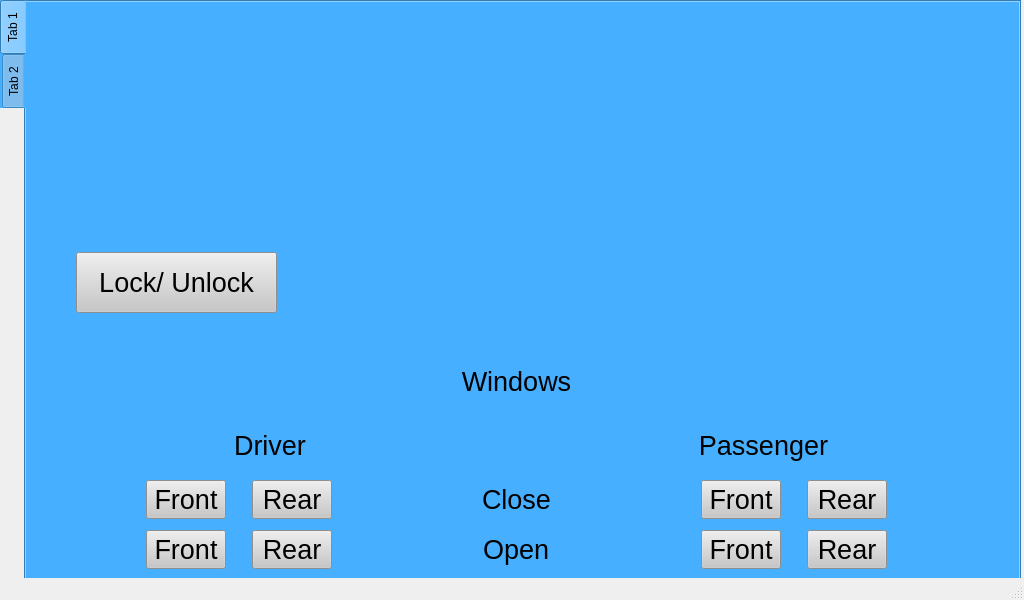
<?xml version="1.0" encoding="UTF-8"?>
<ui version="4.0">
 <class>MainWindow</class>
 <widget class="QMainWindow" name="MainWindow">
  <property name="geometry">
   <rect>
    <x>0</x>
    <y>0</y>
    <width>1024</width>
    <height>600</height>
   </rect>
  </property>
  <property name="windowTitle">
   <string>MainWindow</string>
  </property>
  <widget class="QWidget" name="centralwidget">
   <widget class="QTabWidget" name="tabWidget">
    <property name="geometry">
     <rect>
      <x>0</x>
      <y>0</y>
      <width>1021</width>
      <height>591</height>
     </rect>
    </property>
    <property name="styleSheet">
     <string notr="true">background-color: rgb(71, 175, 255);</string>
    </property>
    <property name="tabPosition">
     <enum>QTabWidget::West</enum>
    </property>
    <widget class="QWidget" name="tab">
     <attribute name="title">
      <string>Tab 1</string>
     </attribute>
     <widget class="QWidget" name="verticalLayoutWidget">
      <property name="geometry">
       <rect>
        <x>0</x>
        <y>350</y>
        <width>981</width>
        <height>217</height>
       </rect>
      </property>
      <layout class="QVBoxLayout" name="verticalLayout">
       <item>
        <widget class="QLabel" name="label">
         <property name="font">
          <font>
           <pointsize>20</pointsize>
          </font>
         </property>
         <property name="text">
          <string>Windows</string>
         </property>
         <property name="alignment">
          <set>Qt::AlignCenter</set>
         </property>
        </widget>
       </item>
       <item>
        <layout class="QHBoxLayout" name="horizontalLayout">
         <item>
          <widget class="QLabel" name="label_2">
           <property name="font">
            <font>
             <pointsize>20</pointsize>
            </font>
           </property>
           <property name="text">
            <string>Driver</string>
           </property>
           <property name="alignment">
            <set>Qt::AlignCenter</set>
           </property>
          </widget>
         </item>
         <item>
          <widget class="QLabel" name="label_3">
           <property name="font">
            <font>
             <pointsize>20</pointsize>
            </font>
           </property>
           <property name="text">
            <string>Passenger</string>
           </property>
           <property name="alignment">
            <set>Qt::AlignCenter</set>
           </property>
          </widget>
         </item>
        </layout>
       </item>
       <item>
        <layout class="QVBoxLayout" name="verticalLayout_3">
         <item>
          <layout class="QHBoxLayout" name="horizontalLayout_3">
           <item>
            <spacer name="horizontalSpacer_4">
             <property name="orientation">
              <enum>Qt::Horizontal</enum>
             </property>
             <property name="sizeType">
              <enum>QSizePolicy::Fixed</enum>
             </property>
             <property name="sizeHint" stdset="0">
              <size>
               <width>120</width>
               <height>20</height>
              </size>
             </property>
            </spacer>
           </item>
           <item>
            <widget class="QPushButton" name="FDClose">
             <property name="font">
              <font>
               <pointsize>20</pointsize>
              </font>
             </property>
             <property name="styleSheet">
              <string notr="true">background-color: rgb(199, 199, 199);</string>
             </property>
             <property name="text">
              <string>Front</string>
             </property>
            </widget>
           </item>
           <item>
            <spacer name="horizontalSpacer_9">
             <property name="orientation">
              <enum>Qt::Horizontal</enum>
             </property>
             <property name="sizeType">
              <enum>QSizePolicy::Fixed</enum>
             </property>
             <property name="sizeHint" stdset="0">
              <size>
               <width>20</width>
               <height>20</height>
              </size>
             </property>
            </spacer>
           </item>
           <item>
            <widget class="QPushButton" name="RDClose">
             <property name="font">
              <font>
               <pointsize>20</pointsize>
              </font>
             </property>
             <property name="styleSheet">
              <string notr="true">background-color: rgb(199, 199, 199);</string>
             </property>
             <property name="text">
              <string>Rear</string>
             </property>
            </widget>
           </item>
           <item>
            <spacer name="horizontalSpacer_5">
             <property name="orientation">
              <enum>Qt::Horizontal</enum>
             </property>
             <property name="sizeHint" stdset="0">
              <size>
               <width>40</width>
               <height>20</height>
              </size>
             </property>
            </spacer>
           </item>
           <item>
            <widget class="QLabel" name="label_4">
             <property name="font">
              <font>
               <pointsize>20</pointsize>
              </font>
             </property>
             <property name="text">
              <string>Close</string>
             </property>
            </widget>
           </item>
           <item>
            <spacer name="horizontalSpacer_7">
             <property name="orientation">
              <enum>Qt::Horizontal</enum>
             </property>
             <property name="sizeHint" stdset="0">
              <size>
               <width>40</width>
               <height>20</height>
              </size>
             </property>
            </spacer>
           </item>
           <item>
            <widget class="QPushButton" name="FPClose">
             <property name="font">
              <font>
               <pointsize>20</pointsize>
              </font>
             </property>
             <property name="styleSheet">
              <string notr="true">background-color: rgb(199, 199, 199);</string>
             </property>
             <property name="text">
              <string>Front</string>
             </property>
            </widget>
           </item>
           <item>
            <spacer name="horizontalSpacer_11">
             <property name="orientation">
              <enum>Qt::Horizontal</enum>
             </property>
             <property name="sizeType">
              <enum>QSizePolicy::Fixed</enum>
             </property>
             <property name="sizeHint" stdset="0">
              <size>
               <width>20</width>
               <height>20</height>
              </size>
             </property>
            </spacer>
           </item>
           <item>
            <widget class="QPushButton" name="RPClose">
             <property name="font">
              <font>
               <pointsize>20</pointsize>
              </font>
             </property>
             <property name="styleSheet">
              <string notr="true">background-color: rgb(199, 199, 199);</string>
             </property>
             <property name="text">
              <string>Rear</string>
             </property>
            </widget>
           </item>
           <item>
            <spacer name="horizontalSpacer_6">
             <property name="orientation">
              <enum>Qt::Horizontal</enum>
             </property>
             <property name="sizeType">
              <enum>QSizePolicy::Fixed</enum>
             </property>
             <property name="sizeHint" stdset="0">
              <size>
               <width>120</width>
               <height>20</height>
              </size>
             </property>
            </spacer>
           </item>
          </layout>
         </item>
         <item>
          <spacer name="verticalSpacer">
           <property name="orientation">
            <enum>Qt::Vertical</enum>
           </property>
           <property name="sizeType">
            <enum>QSizePolicy::Fixed</enum>
           </property>
           <property name="sizeHint" stdset="0">
            <size>
             <width>20</width>
             <height>5</height>
            </size>
           </property>
          </spacer>
         </item>
         <item>
          <layout class="QHBoxLayout" name="horizontalLayout_2">
           <item>
            <spacer name="horizontalSpacer_2">
             <property name="orientation">
              <enum>Qt::Horizontal</enum>
             </property>
             <property name="sizeType">
              <enum>QSizePolicy::Fixed</enum>
             </property>
             <property name="sizeHint" stdset="0">
              <size>
               <width>120</width>
               <height>20</height>
              </size>
             </property>
            </spacer>
           </item>
           <item>
            <widget class="QPushButton" name="FDOpen">
             <property name="font">
              <font>
               <pointsize>20</pointsize>
              </font>
             </property>
             <property name="styleSheet">
              <string notr="true">background-color: rgb(199, 199, 199);</string>
             </property>
             <property name="text">
              <string>Front</string>
             </property>
            </widget>
           </item>
           <item>
            <spacer name="horizontalSpacer_10">
             <property name="orientation">
              <enum>Qt::Horizontal</enum>
             </property>
             <property name="sizeType">
              <enum>QSizePolicy::Fixed</enum>
             </property>
             <property name="sizeHint" stdset="0">
              <size>
               <width>20</width>
               <height>20</height>
              </size>
             </property>
            </spacer>
           </item>
           <item>
            <widget class="QPushButton" name="RDOpen">
             <property name="font">
              <font>
               <pointsize>20</pointsize>
              </font>
             </property>
             <property name="styleSheet">
              <string notr="true">background-color: rgb(199, 199, 199);</string>
             </property>
             <property name="text">
              <string>Rear</string>
             </property>
            </widget>
           </item>
           <item>
            <spacer name="horizontalSpacer_8">
             <property name="orientation">
              <enum>Qt::Horizontal</enum>
             </property>
             <property name="sizeHint" stdset="0">
              <size>
               <width>40</width>
               <height>20</height>
              </size>
             </property>
            </spacer>
           </item>
           <item>
            <widget class="QLabel" name="label_5">
             <property name="font">
              <font>
               <pointsize>20</pointsize>
              </font>
             </property>
             <property name="text">
              <string>Open</string>
             </property>
            </widget>
           </item>
           <item>
            <spacer name="horizontalSpacer">
             <property name="orientation">
              <enum>Qt::Horizontal</enum>
             </property>
             <property name="sizeHint" stdset="0">
              <size>
               <width>40</width>
               <height>20</height>
              </size>
             </property>
            </spacer>
           </item>
           <item>
            <widget class="QPushButton" name="FPOpen">
             <property name="font">
              <font>
               <pointsize>20</pointsize>
              </font>
             </property>
             <property name="styleSheet">
              <string notr="true">background-color: rgb(199, 199, 199);</string>
             </property>
             <property name="text">
              <string>Front</string>
             </property>
            </widget>
           </item>
           <item>
            <spacer name="horizontalSpacer_12">
             <property name="orientation">
              <enum>Qt::Horizontal</enum>
             </property>
             <property name="sizeType">
              <enum>QSizePolicy::Fixed</enum>
             </property>
             <property name="sizeHint" stdset="0">
              <size>
               <width>20</width>
               <height>20</height>
              </size>
             </property>
            </spacer>
           </item>
           <item>
            <widget class="QPushButton" name="RPOpen">
             <property name="font">
              <font>
               <pointsize>20</pointsize>
              </font>
             </property>
             <property name="styleSheet">
              <string notr="true">background-color: rgb(199, 199, 199);</string>
             </property>
             <property name="text">
              <string>Rear</string>
             </property>
            </widget>
           </item>
           <item>
            <spacer name="horizontalSpacer_3">
             <property name="orientation">
              <enum>Qt::Horizontal</enum>
             </property>
             <property name="sizeType">
              <enum>QSizePolicy::Fixed</enum>
             </property>
             <property name="sizeHint" stdset="0">
              <size>
               <width>120</width>
               <height>20</height>
              </size>
             </property>
            </spacer>
           </item>
          </layout>
         </item>
        </layout>
       </item>
      </layout>
     </widget>
     <widget class="QPushButton" name="LockSwitch">
      <property name="geometry">
       <rect>
        <x>50</x>
        <y>250</y>
        <width>201</width>
        <height>61</height>
       </rect>
      </property>
      <property name="font">
       <font>
        <pointsize>20</pointsize>
       </font>
      </property>
      <property name="styleSheet">
       <string notr="true">background-color: rgb(199, 199, 199);</string>
      </property>
      <property name="text">
       <string>Lock/ Unlock</string>
      </property>
     </widget>
    </widget>
    <widget class="QWidget" name="tab_2">
     <attribute name="title">
      <string>Tab 2</string>
     </attribute>
    </widget>
   </widget>
  </widget>
  <widget class="QStatusBar" name="statusbar"/>
 </widget>
 <resources/>
 <connections/>
</ui>
